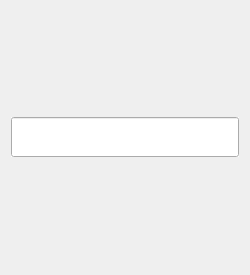
<?xml version="1.0" encoding="UTF-8"?>
<ui version="4.0">
 <class>Widget</class>
 <widget class="QWidget" name="Widget">
  <property name="enabled">
   <bool>true</bool>
  </property>
  <property name="geometry">
   <rect>
    <x>0</x>
    <y>0</y>
    <width>250</width>
    <height>275</height>
   </rect>
  </property>
  <property name="minimumSize">
   <size>
    <width>250</width>
    <height>275</height>
   </size>
  </property>
  <property name="maximumSize">
   <size>
    <width>250</width>
    <height>275</height>
   </size>
  </property>
  <property name="windowTitle">
   <string>Advanced calculator</string>
  </property>
  <layout class="QGridLayout" name="gridLayout_2">
   <item row="2" column="0">
    <layout class="QGridLayout" name="gridLayout"/>
   </item>
   <item row="0" column="0">
    <widget class="QLineEdit" name="lineEdit">
     <property name="minimumSize">
      <size>
       <width>0</width>
       <height>40</height>
      </size>
     </property>
     <property name="maximumSize">
      <size>
       <width>16777215</width>
       <height>40</height>
      </size>
     </property>
     <property name="font">
      <font>
       <pointsize>14</pointsize>
      </font>
     </property>
     <property name="contextMenuPolicy">
      <enum>Qt::DefaultContextMenu</enum>
     </property>
     <property name="toolTip">
      <string>&lt;!DOCTYPE HTML PUBLIC &quot;-//W3C//DTD HTML 4.0//EN&quot; &quot;http://www.w3.org/TR/REC-html40/strict.dtd&quot;&gt;
&lt;html&gt;&lt;head&gt;&lt;meta name=&quot;qrichtext&quot; content=&quot;1&quot; /&gt;&lt;style type=&quot;text/css&quot;&gt;
p, li { white-space: pre-wrap; }
&lt;/style&gt;&lt;/head&gt;&lt;body style=&quot; font-family:'MS Shell Dlg 2'; font-size:14pt; font-weight:400; font-style:normal;&quot;&gt;
&lt;p align=&quot;right&quot; style=&quot; margin-top:0px; margin-bottom:0px; margin-left:0px; margin-right:0px; -qt-block-indent:0; text-indent:0px;&quot;&gt;sad&lt;/p&gt;&lt;/body&gt;&lt;/html&gt;</string>
     </property>
     <property name="layoutDirection">
      <enum>Qt::RightToLeft</enum>
     </property>
     <property name="autoFillBackground">
      <bool>true</bool>
     </property>
     <property name="readOnly">
      <bool>true</bool>
     </property>
    </widget>
   </item>
  </layout>
 </widget>
 <layoutdefault spacing="6" margin="11"/>
 <resources/>
 <connections/>
</ui>
